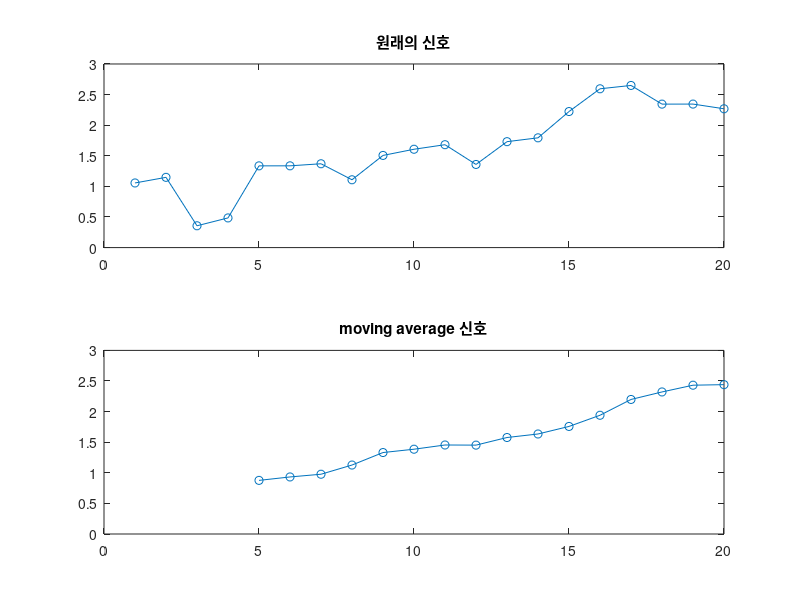

MATLAB code for this plot:
rng(2);
a = rand(1,20);
sig = a+0.1*(1:20);

% calculating moving average
M=5;
sig_MA = nan(1, length(sig));

for i = M:length(a)
    sig_MA(i) = mean(sig(i-(M-1):i));
end

figure;
subplot(2,1,1);
plot(sig,'o-')
ylim([0, 3])
title('원래의 신호')
subplot(2,1,2)
plot(sig_MA,'o-')
xlim([0, 20]); ylim([0, 3])
title('moving average 신호')